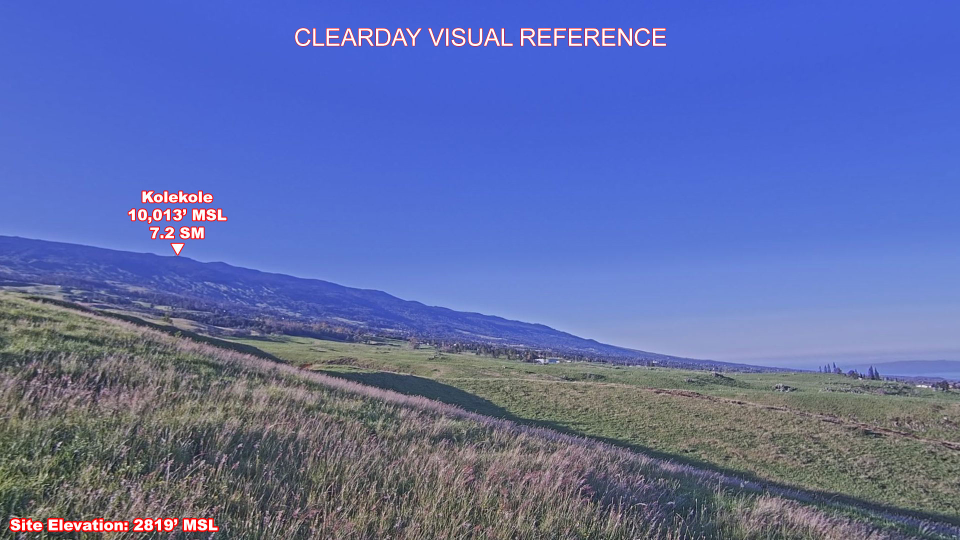
#> input picture tools/kekoa_clearday.jpg, 1920 x 1080 px (shown at 1/2 size)
$ python slopevis.py
#> lines starting #> are read from the running program, lines starting #| are printed output that depends on the picture
### tools/cambase.py
"""The Kekoa South camera's cloudbase from one frame: the cloud-to-slope edge
read down seven columns across Sam's box. Shared by camtest.py (blind tests)
and build.py (logged beside derived each run). No imports from either.

Heights per pixel come from kekoa_heights.json, written from camtest's
column_heights() (camgeo + lidar slope + Sam's pasture anchors). Rewrite it
whenever the camera geometry changes.
"""
import json
from pathlib import Path

import numpy as np

HERE = Path(__file__).resolve().parent
COLS = (870, 890, 910, 930, 950, 970, 990)      # columns read across Sam's box
ROWS = (590, 706)          # read window; extended down (Sam, 2026-10-19) to ~2,950 ft of slope
MAX_SPREAD_FT = 600        # wider = cloud in front of the slope
SKYLINE_PX = 4             # an edge this close under the skyline is the ridge, not a base
OVERCAST_BLUE = 20         # sky blue-minus-red at or below this: a grey, overcast sky


def load_heights(path: Path = HERE / "kekoa_heights.json") -> dict:
    raw = json.loads(path.read_text(encoding="utf-8"))
    return {int(x): {int(r): v for r, v in col.items()} for x, col in raw.items()}


def skyline(heights: dict, x: int) -> int:
    return min(r for r, v in heights[x].items() if v is not None)


def sky_blue(rgb) -> float:
    s = rgb[80:300, 200:1700]
    return float((s[..., 2] - s[..., 0]).mean())


# [27 lines left out: function edge_base, not called in this run]


# The grey-sky backup (Sam, 2026-10-19: "The scale is the slope"): where the
# slope stops being visible against the FAA clear-day picture
# (kekoa_clearday.jpg, kept in the repo for this). Row by row up each column, a
# row counts as covered when it is brighter than the clear-day slope by more
# than the frame's own lowest rows are (lighting) plus thr. Only under a grey
# sky: on bright days the sunlit slope reads brighter than the reference and
# the backup took it for cloud (4,100-4,700 ft all of 10-20, a high day). It
# reads the grey falling deck (10-19 15:20-15:55) the edge test calls sky,
# ~250-350 ft high there.
CLEARDAY = HERE / "kekoa_clearday.jpg"
_REF = None


def _ref():
    global _REF
    if _REF is None:
        from PIL import Image
        _REF = np.asarray(Image.open(CLEARDAY).convert("L"), float)
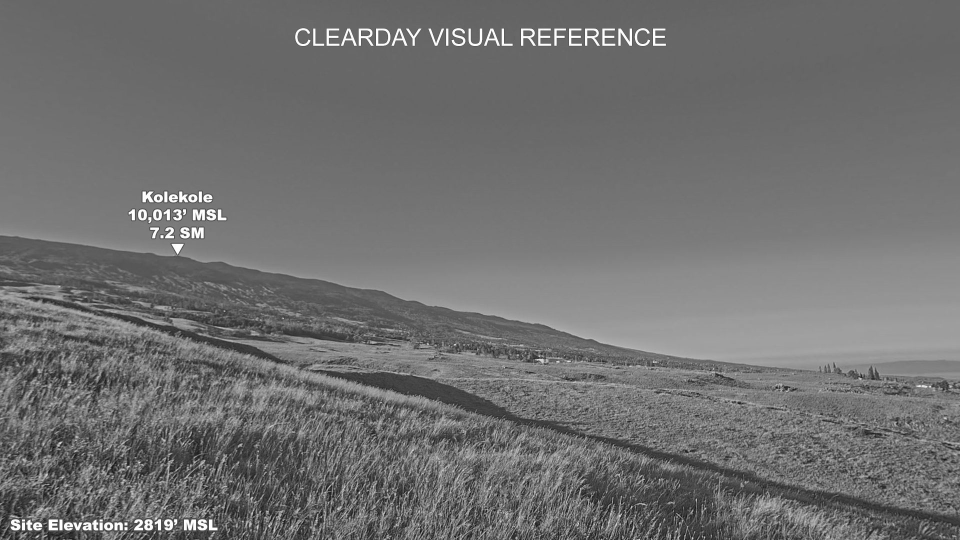
#> _REF: shape (1080, 1920) float64 (shown at 1/2 size); min 0, max 255, mean 112.2
    return _REF


# [35 lines left out: functions clear_skyline, bright_base, not called in this run]


# Hidden (Sam, 2026-10-29: "a two hour gap in camera calls, from 1100"): cloud
# or rain right at the camera washes the whole box out evenly, the backup's
# lighting correction cancels it, and it read "above" -- logged as "no edge".
# Contrast in the box against the clear day's: fogged-in frames 0.02-0.15
# (10-27 to 10-29), clear-air frames 0.45-0.78, edges still found down to ~0.25.
HIDDEN_RATIO = 0.16


def box_contrast(gray) -> float:
    w = gray[ROWS[0]:ROWS[1] + 60, 840:1020]
    return float(np.abs(np.diff(w, axis=0)).mean() + np.abs(np.diff(w, axis=1)).mean())


# [18 lines left out: function camera_base, not called in this run]

### tools/slopevis.py
"""Fallback camera base: where the slope stops being visible (Sam, 2026-10-19:
"The scale is the slope"). Row by row up each column, a row counts as covered
when it is brighter than the FAA clear-day picture of the slope by more than
the frame's own lowest rows are (lighting) plus 30. Used only when the
cloud-edge reading fails: it reads the grey falling deck (10-19 15:20-15:55)
that the edge test called sky, ~250-350 ft high there."""
import numpy as np
from PIL import Image

import cambase  # noqa: E402  -- the backup itself now lives there, with the clear-day picture

REF = cambase._ref()
skyline = cambase.clear_skyline


def base_bright(path, heights, thr=30, run=3, base_rows=15):
    return cambase.bright_base(np.asarray(Image.open(path).convert("L"), float), heights, thr, run, base_rows)

$ run again, with tools/faa_clearday_12783.jpg copied over tools/kekoa_clearday.jpg
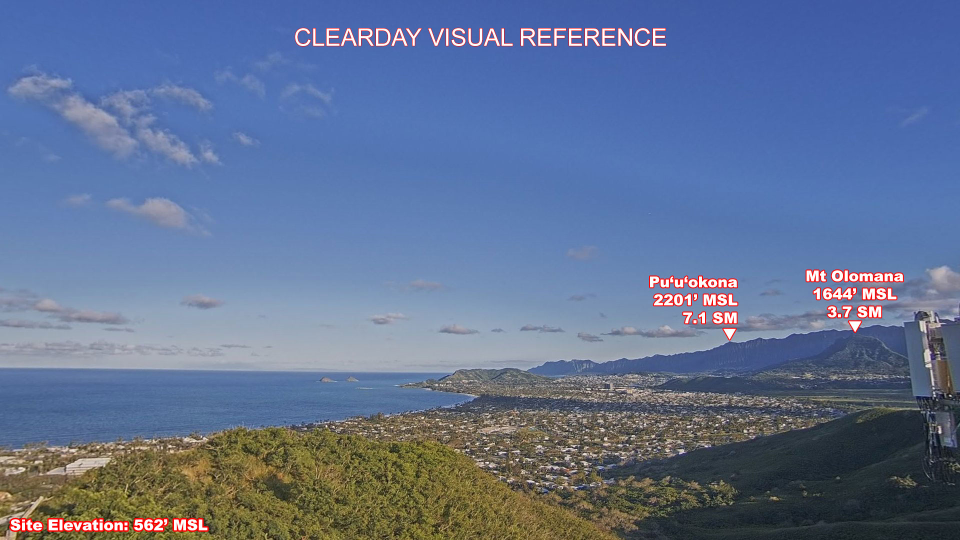
#> input picture tools/faa_clearday_12783.jpg, 1920 x 1080 px (shown at 1/2 size)
#> in _ref, `_REF = np.asarray(Image.open(CLEARDAY).convert("L"), float)`:
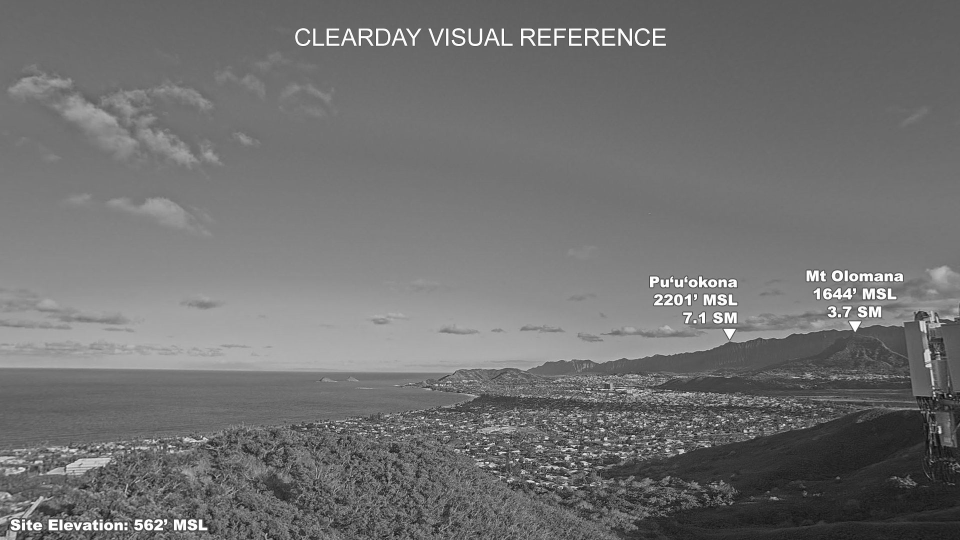
#> _REF: shape (1080, 1920) float64 (shown at 1/2 size); min 2, max 255, mean 112.7

$ run again, with tools/faa_clearday_12784.jpg copied over tools/kekoa_clearday.jpg
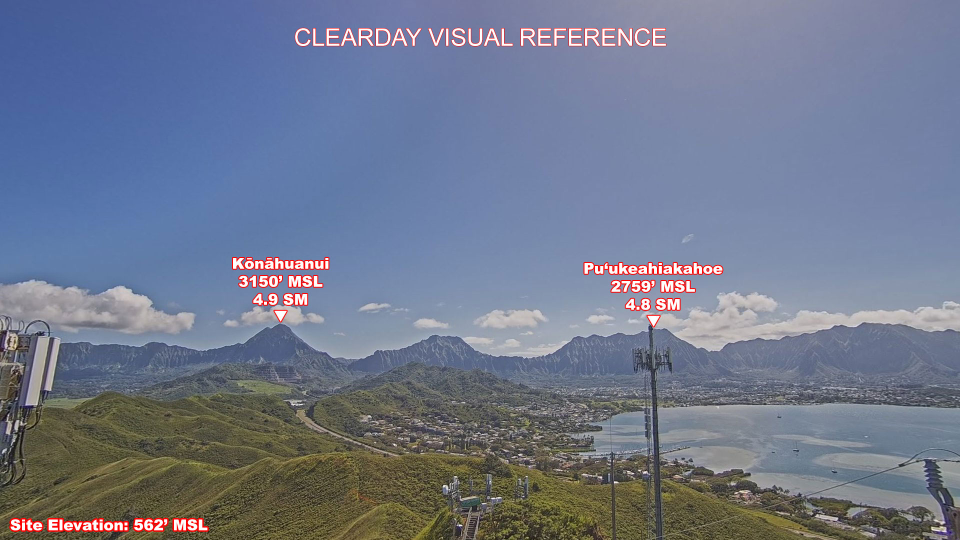
#> input picture tools/faa_clearday_12784.jpg, 1920 x 1080 px (shown at 1/2 size)
#> in _ref, `_REF = np.asarray(Image.open(CLEARDAY).convert("L"), float)`:
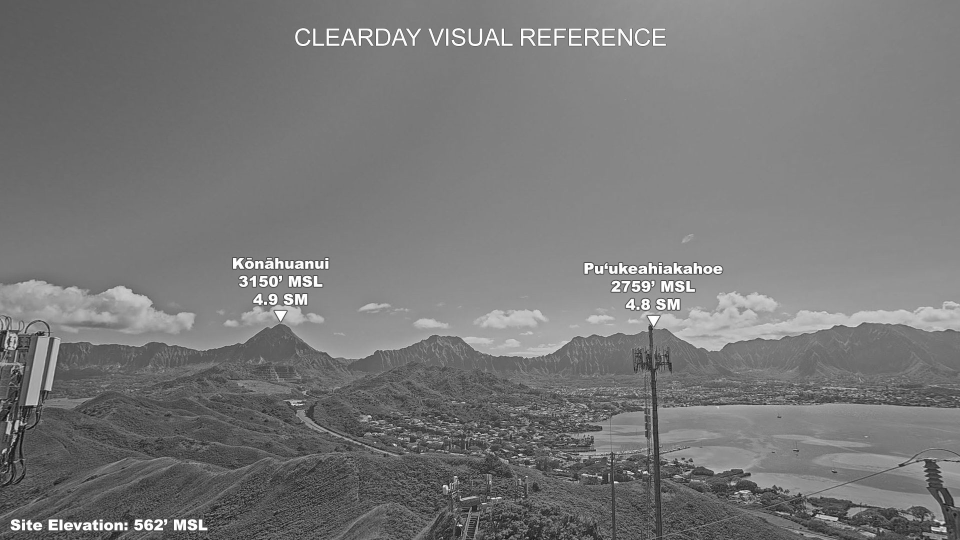
#> _REF: shape (1080, 1920) float64 (shown at 1/2 size); min 1, max 255, mean 120.4

$ run again, with tools/faa_clearday_12785.jpg copied over tools/kekoa_clearday.jpg
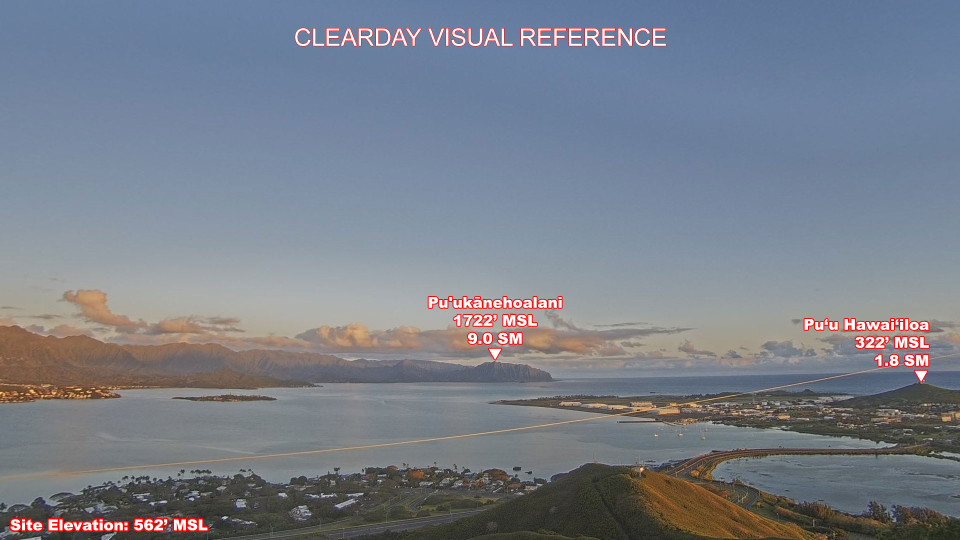
#> input picture tools/faa_clearday_12785.jpg, 1920 x 1080 px (shown at 1/2 size)
#> in _ref, `_REF = np.asarray(Image.open(CLEARDAY).convert("L"), float)`:
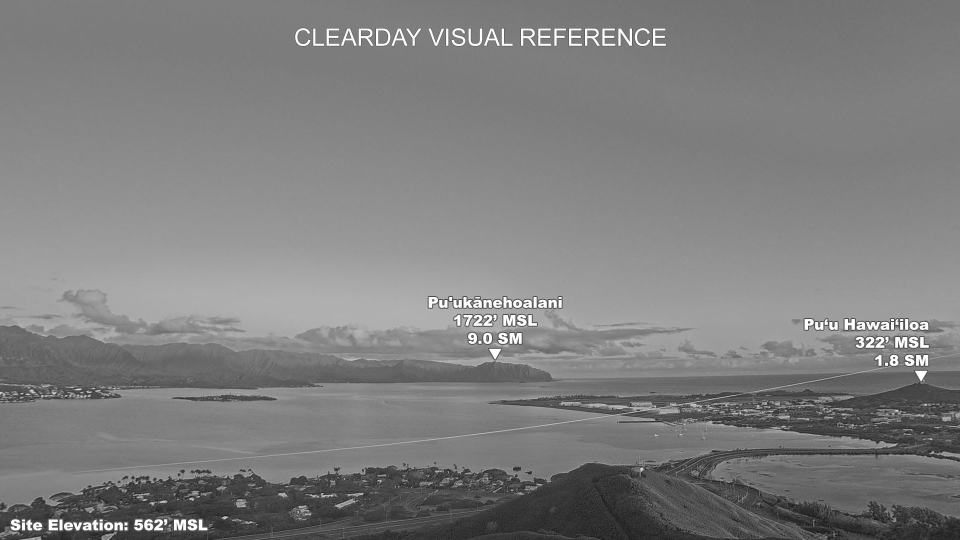
#> _REF: shape (1080, 1920) float64 (shown at 1/2 size); min 9, max 255, mean 126.5
